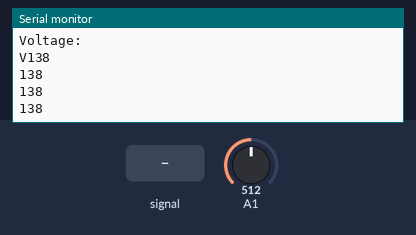
The sketch below on a simulated Arduino Uno, built with avr-gcc and run on an emulated ATmega328P. Parts: the last lines printed to the serial monitor. The test bench sets the inputs (shaded band); at power-on: A1 = 512.

Above: at 1.2 s.
1.3 s: A1 fed a 200 Hz sine of ±81 counts around its level
At 1.63 s:
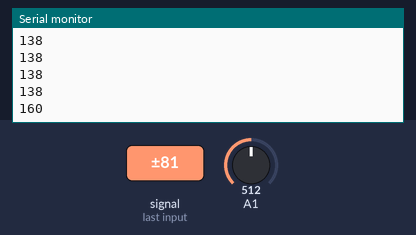
2.8 s: A1 set to 390
At 2.85 s:
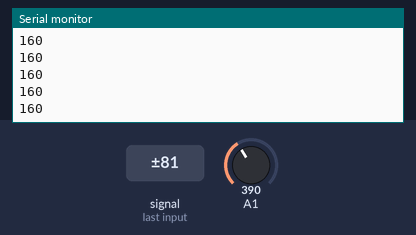
4.3 s: A1 set to 410
At 4.31 s:
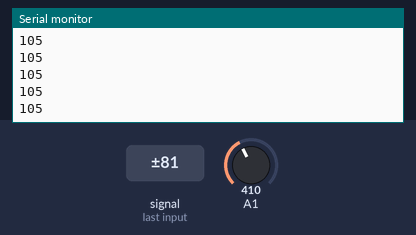
Timing chart, 0 to 7.3 s (numbered marks = the images above; inputs shaded):
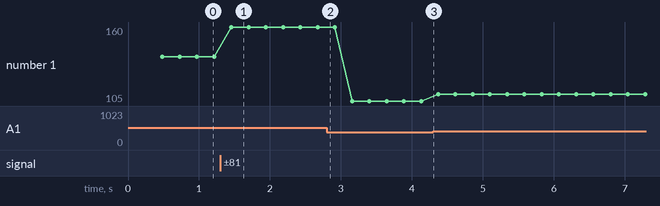

Measured:
- after the input at 1.3 s, the serial monitor: prints a new line after 0.16 s (image 1)
- plotted number 1: 138 → 160 after the input at 1.3 s, 160 → 105 after the input at 2.8 s, 105 → 110 after the input at 4.3 s

The sketch:

AC_voltage_measue_code.ino
```cpp
void setup()
{
Serial.begin(115200);
Serial.println("Voltage: ");
Serial.print("V");
}

void loop()
{
  int peak=0;
float temp;
for(int i=0;i<400;i++){
int Reading=analogRead(A1);
  if(peak<Reading){
    peak=Reading;
  }
  delayMicroseconds(500);
  }
  peak=0.27*peak;
Serial.println(peak);
}
```
